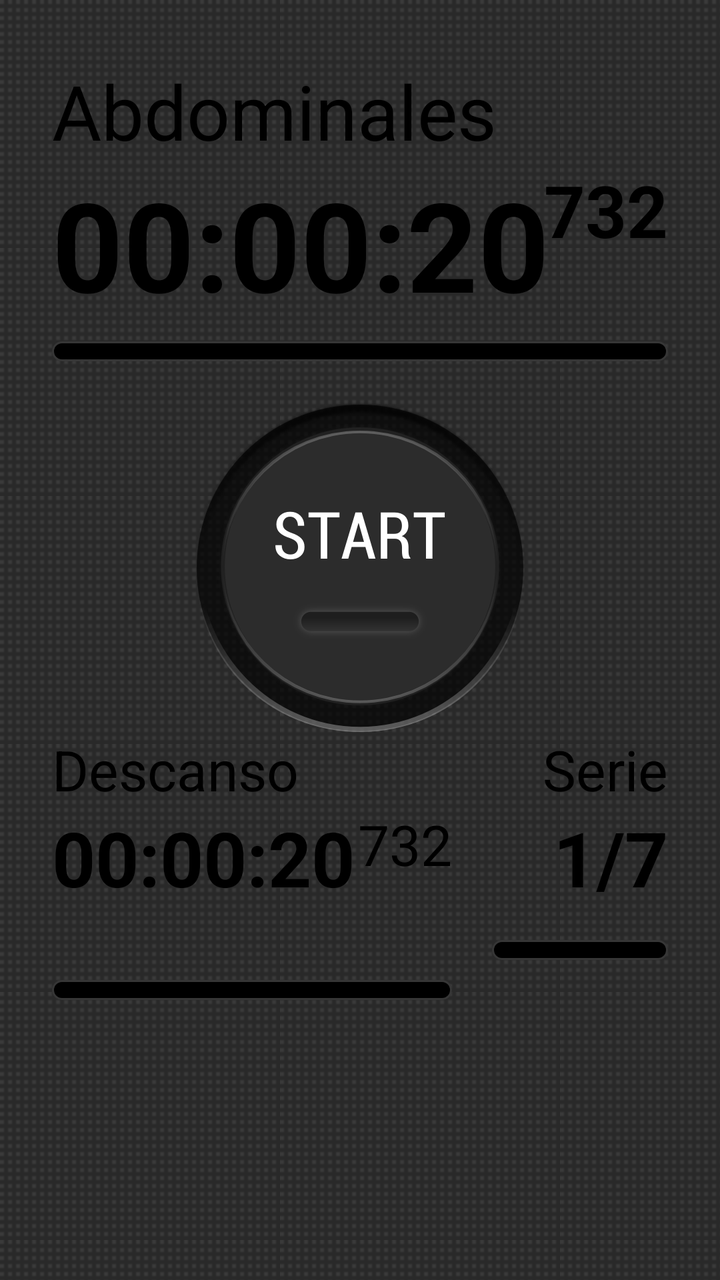
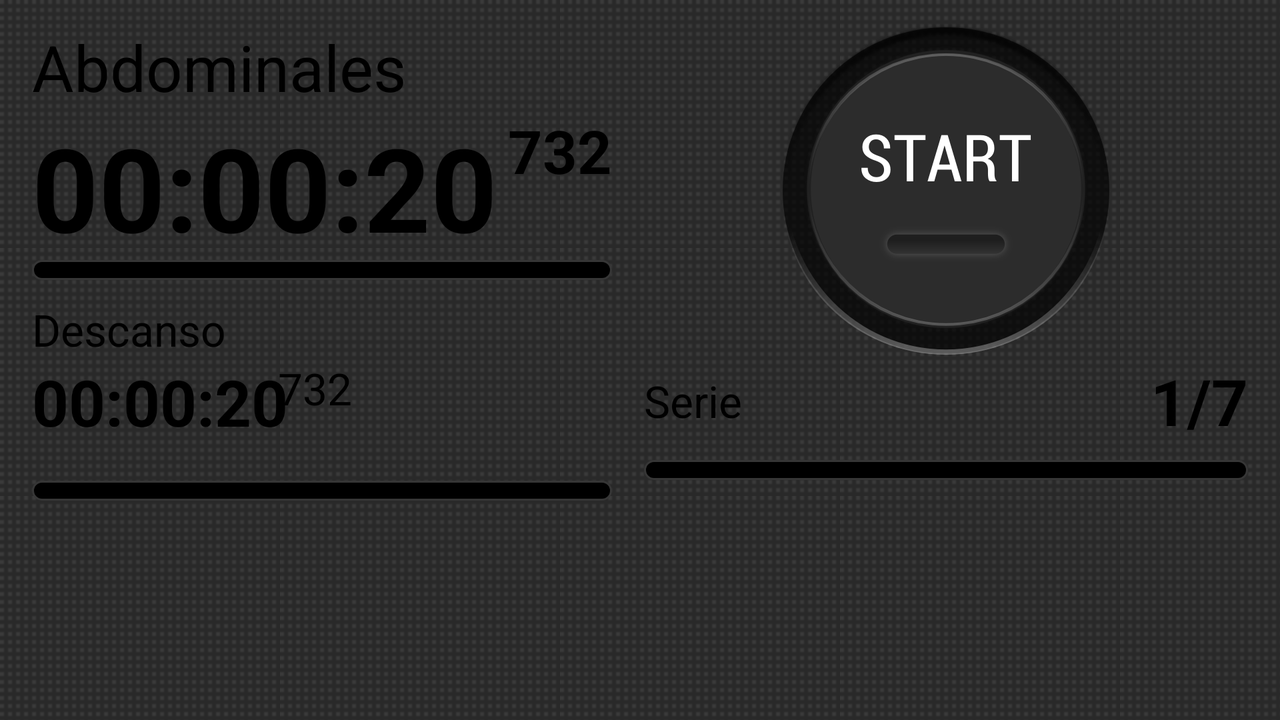

Two renders of one Android screen. The first uses the default layout on a phone; the second uses the alternative layout the repository ships for a different screen configuration, on a matching device. The two XML files are below.
<!-- AndroidManifest.xml: application theme Theme.Styled -->
<!-- res/layout/activity_main.xml -->
<RelativeLayout xmlns:android="http://schemas.android.com/apk/res/android"
    xmlns:tools="http://schemas.android.com/tools"
    android:layout_width="match_parent"
    android:layout_height="match_parent"
    android:paddingLeft="@dimen/activity_horizontal_margin"
    android:paddingRight="@dimen/activity_horizontal_margin"
    android:paddingTop="@dimen/activity_vertical_margin"
    android:paddingBottom="@dimen/activity_vertical_margin"
    tools:context=".MainActivity"
    android:background="@drawable/background_main">

    <TextView
        android:layout_width="wrap_content"
        android:layout_height="wrap_content"
        android:text="@string/text_seriesname"
        android:id="@+id/txtSeriesName"
        style="@style/Widget.texto"
        android:layout_marginBottom="0dp"
        android:ellipsize="end"
        android:singleLine="true"
        android:maxLines="1"/>

    <RelativeLayout
            android:layout_width="fill_parent"
            android:layout_height="@dimen/height_timer"
            android:layout_below="@+id/txtSeriesName"
            android:layout_alignLeft="@+id/txtSeriesName"
            android:layout_marginBottom="@dimen/margin_medium"
            android:id="@+id/relativeLayout">

        <TextView
                android:layout_width="wrap_content"
                android:layout_height="wrap_content"
                android:text="@string/text_seriestime"
                android:id="@+id/txtSerieTime"
                style="@style/Widget.textoGrande" />

        <TextView
                android:layout_width="wrap_content"
                android:layout_height="wrap_content"
                android:text="@string/text_seriesmilesima"
                android:id="@+id/txtSeriesMilesima"
                style="@style/Widget.textoMilesimas"
/>

        <ProgressBar
                style="@style/CustomProgressBar"
                android:layout_width="match_parent"
                android:layout_height="wrap_content"
                android:id="@+id/progressBarPrincipal"
                android:layout_alignParentLeft="true"/>

    </RelativeLayout>

    <FrameLayout
            android:layout_width="fill_parent"
            android:layout_height="wrap_content"
            android:id="@+id/layoutframe"
            android:layout_below="@+id/relativeLayout"
            android:layout_centerHorizontal="true">

        <ToggleButton
                android:layout_width="wrap_content"
                android:layout_height="wrap_content"
                android:text="New ToggleButton"
                android:id="@+id/btnPrincipal"
                android:layout_gravity="center"
                android:focusableInTouchMode="false"
                style="@style/principalbutton"/>
    </FrameLayout>

    <LinearLayout
            android:layout_width="fill_parent"
            android:layout_height="fill_parent"
            android:layout_below="@+id/layoutframe"
            android:layout_alignLeft="@+id/layoutframe">

        <LinearLayout
                android:orientation="vertical"
                android:layout_width="@dimen/ancho_tiempo_descanso"
                android:layout_height="fill_parent">

            <TextView
                    android:layout_width="wrap_content"
                    android:layout_height="wrap_content"
                    android:text="@string/text_descanso"
                    android:id="@+id/txtDescanso"
                    android:layout_gravity="left|center_vertical"
                    android:singleLine="false"
                    style="@style/Widget.textoDescanso"/>

            <RelativeLayout
                    android:layout_width="@dimen/width_descanso"
                    android:layout_height="wrap_content">

                <TextView
                        android:layout_width="wrap_content"
                        android:layout_height="wrap_content"
                        android:text="@string/text_seriestime"
                        android:id="@+id/txtDescansoTime"
                        style="@style/Widget.textoDescansoTiempo"/>

                <TextView
                        android:layout_width="wrap_content"
                        android:layout_height="wrap_content"
                        android:text="@string/text_seriesmilesima"
                        android:id="@+id/txtDescansoMilesimas"
                        android:layout_alignParentTop="false"
                        android:layout_alignParentRight="true"
                        style="@style/Widget.textoDescansoMilesimas"/>
            </RelativeLayout>

            <ProgressBar
                    style="@style/CustomProgressBar.morado"
                    android:layout_width="@dimen/width_descanso"
                    android:layout_height="wrap_content"
                    android:id="@+id/progressBar"/>

        </LinearLayout>

        <LinearLayout
                android:orientation="vertical"
                android:layout_width="fill_parent"
                android:layout_height="fill_parent">

            <TextView
                    android:layout_width="wrap_content"
                    android:layout_height="wrap_content"
                    android:text="@string/text_serie"
                    android:id="@+id/txtSerie"
                    android:layout_gravity="right|center_vertical"
                    style="@style/Widget.textoSeries"/>

            <TextView
                    android:layout_width="match_parent"
                    android:layout_height="wrap_content"
                    android:text="@string/text_serie_numero"
                    android:id="@+id/txtSerieNumero"
                    android:layout_gravity="right|center_vertical"
                    android:phoneNumber="false"
                    style="@style/Widget.textoSeriesNumero"
                    android:autoText="false"
                    android:longClickable="false"/>

            <ProgressBar
                    style="@style/CustomProgressBar.rojo"
                    android:layout_width="match_parent"
                    android:layout_height="wrap_content"
                    android:id="@+id/progressBar2"/>

        </LinearLayout>

    </LinearLayout>

</RelativeLayout>
<!-- resources referenced by this layout -->
<resources>
  <!-- from res/values-xxhdpi/ -->
  <dimen name="activity_horizontal_margin">26dp</dimen>
  <!-- from res/values-xxhdpi/ -->
  <dimen name="activity_vertical_margin">30dp</dimen>
  <!-- from res/values-xxhdpi/ -->
  <dimen name="ancho_tiempo_descanso">220dp</dimen>
  <!-- from res/values-xxhdpi/ -->
  <dimen name="height_timer">100dp</dimen>
  <!-- from res/values-xxhdpi/ -->
  <dimen name="margin_medium">20dp</dimen>
  <!-- from res/values-xxhdpi/ -->
  <dimen name="width_descanso">200dp</dimen>
  <string name="text_descanso">Descanso</string>
  <string name="text_serie">Serie</string>
  <string name="text_serie_numero">1/7</string>
  <string name="text_seriesmilesima">732</string>
  <string name="text_seriesname">Abdominales</string>
  <string name="text_seriestime">00:00:20</string>
  <style name="CustomProgressBar.morado" parent="CustomProgressBar">
          <item name="android:progressDrawable">@drawable/progress_bar_descanso</item>
      </style>
  <style name="CustomProgressBar.rojo" parent="CustomProgressBar">
          <item name="android:progressDrawable">@drawable/progress_bar_serie</item>
      </style>
  <style name="Widget.texto">
          <item name="android:textSize">@dimen/ic_big</item>
          <item name="android:layout_marginBottom">@dimen/margin_medium</item>
          <item name="android:color">@color/blanco</item>
      </style>
  <style name="Widget.textoDescanso" parent="Widget.texto">
          <item name="android:textSize">@dimen/ic_small</item>
          <item name="android:layout_marginBottom">@dimen/margin_minimun</item>
      </style>
  <style name="Widget.textoDescansoMilesimas">
          <item name="android:layout_alignParentTop">true</item>
          <item name="android:layout_alignParentRight">true</item>
          <item name="android:textSize">@dimen/ic_small</item>
      </style>
  <style name="Widget.textoDescansoTiempo" parent="Widget.textoGrande">
          <item name="android:textSize">@dimen/ic_big</item>
      </style>
  <style name="Widget.textoMilesimas" parent="Widget.textoGrande">
          <item name="android:gravity">right|top</item>
          <item name="android:textSize">@dimen/ic_medium</item>
          <item name="android:layout_alignParentRight">true</item>
      </style>
  <style name="Widget.textoSeries" parent="Widget.texto">
          <item name="android:textSize">@dimen/ic_small</item>
          <item name="android:layout_marginBottom">@dimen/margin_minimun</item>
      </style>
  <style name="Widget.textoSeriesNumero" parent="Widget.textoDescansoTiempo">
          <item name="android:layout_marginBottom">@dimen/margin_minimun</item>
          <item name="android:gravity">bottom|right</item>
      </style>
  <style name="principalbutton">
          <item name="android:background">@drawable/button_principal</item>
          <item name="android:textOn" />
          <item name="android:textOff" />
      </style>
  <!-- from res/values-xxhdpi/ -->
  <dimen name="margin_small">16dp</dimen>
  <!-- from res/values-xxhdpi/ -->
  <dimen name="ic_big">38dp</dimen>
  <color name="blanco">#fff</color>
  <!-- from res/values-xxhdpi/ -->
  <dimen name="ic_small">28dp</dimen>
  <!-- from res/values-xxhdpi/ -->
  <dimen name="margin_minimun">0dp</dimen>
  <!-- from res/values-xxhdpi/ -->
  <dimen name="ic_big_xxl">62dp</dimen>
  <!-- from res/values-xxhdpi/ -->
  <dimen name="ic_medium">36dp</dimen>
  <style name="Widget.Styled.ActionBar" parent="Widget.Sherlock.ActionBar.Solid">
          <item name="background">@drawable/ic_action_bg</item>
          <item name="android:background">@drawable/ic_action_bg</item>
          <item name="android:typeface">serif</item>
      </style>
  <color name="gris_75">#363636</color>
  <color name="negro">#000</color>
  <color name="verde">#99cc00</color>
  <color name="morado">#67004d</color>
  <color name="rojo_claro">#e84433</color>
</resources>
<!-- res/layout-land/activity_main.xml (the repository's variant of the layout above) -->
<!-- drawn on the phone turned sideways -->
<RelativeLayout xmlns:android="http://schemas.android.com/apk/res/android"
    xmlns:tools="http://schemas.android.com/tools"
    android:layout_width="match_parent"
    android:layout_height="match_parent"
    android:paddingLeft="@dimen/activity_horizontal_margin"
    android:paddingRight="@dimen/activity_horizontal_margin"
    android:paddingTop="@dimen/activity_vertical_margin"
    android:paddingBottom="@dimen/activity_vertical_margin"
    tools:context=".MainActivity"
    android:background="@drawable/background_main">

    <TextView
        android:layout_width="wrap_content"
        android:layout_height="wrap_content"
        android:text="@string/text_seriesname"
        android:id="@+id/txtSeriesName"
        style="@style/Widget.texto"
        android:layout_marginBottom="0dp"/>

    <RelativeLayout
            android:layout_width="@dimen/ancho_layout_serie"
            android:layout_height="@dimen/height_timer"
            android:layout_below="@+id/txtSeriesName"
            android:layout_alignLeft="@+id/txtSeriesName"
            android:layout_marginBottom="@dimen/margin_medium"
            android:id="@+id/relativeLayout">

        <TextView
                android:layout_width="wrap_content"
                android:layout_height="wrap_content"
                android:text="@string/text_seriestime"
                android:id="@+id/txtSerieTime"
                style="@style/Widget.textoGrande" />

        <TextView
                android:layout_width="wrap_content"
                android:layout_height="wrap_content"
                android:text="@string/text_seriesmilesima"
                android:id="@+id/txtSeriesMilesima"
                style="@style/Widget.textoMilesimas"
/>

        <ProgressBar
                style="@style/CustomProgressBar"
                android:layout_width="match_parent"
                android:layout_height="wrap_content"
                android:id="@+id/progressBarPrincipal"
                android:layout_alignParentLeft="true"/>

    </RelativeLayout>

    <FrameLayout
            android:layout_width="fill_parent"
            android:layout_height="wrap_content"
            android:id="@+id/layoutframe"
            android:layout_centerHorizontal="true"
            android:paddingLeft="@dimen/activity_horizontal_margin"
            android:layout_toRightOf="@+id/relativeLayout">

        <ToggleButton
                android:layout_width="wrap_content"
                android:layout_height="wrap_content"
                android:text="New ToggleButton"
                android:id="@+id/btnPrincipal"
                android:layout_gravity="center"
                android:focusableInTouchMode="false"
                style="@style/principalbutton"/>
    </FrameLayout>

    <LinearLayout
            android:layout_width="fill_parent"
            android:layout_height="fill_parent"
            android:layout_below="@+id/relativeLayout"
            android:layout_alignLeft="@+id/relativeLayout">

        <LinearLayout
                android:orientation="vertical"
                android:layout_width="@dimen/ancho_layout_serie"
                android:layout_height="wrap_content">

            <TextView
                    android:layout_width="wrap_content"
                    android:layout_height="wrap_content"
                    android:text="@string/text_descanso"
                    android:id="@+id/txtDescanso"
                    android:layout_gravity="left|center_vertical"
                    android:singleLine="false"
                    style="@style/Widget.textoDescanso"/>

            <RelativeLayout
                    android:layout_width="@dimen/width_descanso"
                    android:layout_height="wrap_content">

                <TextView
                        android:layout_width="wrap_content"
                        android:layout_height="wrap_content"
                        android:text="@string/text_seriestime"
                        android:id="@+id/txtDescansoTime"
                        style="@style/Widget.textoDescansoTiempo"/>

                <TextView
                        android:layout_width="wrap_content"
                        android:layout_height="wrap_content"
                        android:text="@string/text_seriesmilesima"
                        android:id="@+id/txtDescansoMilesimas"
                        android:layout_alignParentTop="false"
                        android:layout_alignParentRight="true"
                        style="@style/Widget.textoDescansoMilesimas"/>
            </RelativeLayout>

            <ProgressBar
                    style="@style/CustomProgressBar.morado"
                    android:layout_width="@dimen/ancho_layout_serie"
                    android:layout_height="wrap_content"
                    android:id="@+id/progressBar"/>

        </LinearLayout>

        <LinearLayout
                android:orientation="vertical"
                android:layout_width="fill_parent"
                android:layout_height="wrap_content"
                android:paddingLeft="@dimen/activity_horizontal_margin"
                android:baselineAligned="false"
                android:layout_marginTop="@dimen/margin_n_series">

            <LinearLayout
                    android:layout_width="match_parent"
                    android:layout_height="wrap_content">

                <TextView
                        android:layout_width="wrap_content"
                        android:layout_height="wrap_content"
                        android:text="@string/text_serie"
                        android:id="@+id/txtSerie"
                        android:layout_gravity="right|center_vertical"
                        style="@style/Widget.textoSeries"/>

                <TextView
                        android:layout_width="match_parent"
                        android:layout_height="wrap_content"
                        android:text="@string/text_serie_numero"
                        android:id="@+id/txtSerieNumero"
                        android:layout_gravity="right|center_vertical"
                        android:phoneNumber="false"
                        style="@style/Widget.textoSeriesNumero"
                        android:autoText="false"
                        android:longClickable="false"/>
            </LinearLayout>

            <ProgressBar
                    style="@style/CustomProgressBar.rojo"
                    android:layout_width="match_parent"
                    android:layout_height="wrap_content"
                    android:id="@+id/progressBar2"/>

        </LinearLayout>

    </LinearLayout>

</RelativeLayout>
<!-- resources referenced by the variant -->
<!-- as the phone turned sideways resolves them -->
<resources>
  <!-- from res/values-land/ -->
  <dimen name="activity_horizontal_margin">16dp</dimen>
  <!-- from res/values-land/ -->
  <dimen name="activity_vertical_margin">12dp</dimen>
  <!-- from res/values-land/ -->
  <dimen name="ancho_layout_serie">290dp</dimen>
  <!-- from res/values-land/ -->
  <dimen name="height_timer">85dp</dimen>
  <!-- from res/values-land/ -->
  <dimen name="margin_medium">10dp</dimen>
  <!-- from res/values-land/ -->
  <dimen name="margin_n_series">29dp</dimen>
  <!-- from res/values-land/ -->
  <dimen name="width_descanso">160dp</dimen>
  <string name="text_descanso">Descanso</string>
  <string name="text_serie">Serie</string>
  <string name="text_serie_numero">1/7</string>
  <string name="text_seriesmilesima">732</string>
  <string name="text_seriesname">Abdominales</string>
  <string name="text_seriestime">00:00:20</string>
  <style name="CustomProgressBar.morado" parent="CustomProgressBar">
          <item name="android:progressDrawable">@drawable/progress_bar_descanso</item>
      </style>
  <style name="CustomProgressBar.rojo" parent="CustomProgressBar">
          <item name="android:progressDrawable">@drawable/progress_bar_serie</item>
      </style>
  <style name="Widget.texto">
          <item name="android:textSize">@dimen/ic_big</item>
          <item name="android:layout_marginBottom">@dimen/margin_medium</item>
          <item name="android:color">@color/blanco</item>
      </style>
  <style name="Widget.textoDescanso" parent="Widget.texto">
          <item name="android:textSize">@dimen/ic_small</item>
          <item name="android:layout_marginBottom">@dimen/margin_minimun</item>
      </style>
  <style name="Widget.textoDescansoMilesimas">
          <item name="android:layout_alignParentTop">true</item>
          <item name="android:layout_alignParentRight">true</item>
          <item name="android:textSize">@dimen/ic_small</item>
      </style>
  <style name="Widget.textoDescansoTiempo" parent="Widget.textoGrande">
          <item name="android:textSize">@dimen/ic_big</item>
      </style>
  <style name="Widget.textoMilesimas" parent="Widget.textoGrande">
          <item name="android:gravity">right|top</item>
          <item name="android:textSize">@dimen/ic_medium</item>
          <item name="android:layout_alignParentRight">true</item>
      </style>
  <style name="Widget.textoSeries" parent="Widget.texto">
          <item name="android:textSize">@dimen/ic_small</item>
          <item name="android:layout_marginBottom">@dimen/margin_minimun</item>
      </style>
  <style name="Widget.textoSeriesNumero" parent="Widget.textoDescansoTiempo">
          <item name="android:layout_marginBottom">@dimen/margin_minimun</item>
          <item name="android:gravity">bottom|right</item>
      </style>
  <style name="principalbutton">
          <item name="android:background">@drawable/button_principal</item>
          <item name="android:textOn" />
          <item name="android:textOff" />
      </style>
  <!-- from res/values-land/ -->
  <dimen name="margin_small">8dp</dimen>
  <!-- from res/values-land/ -->
  <dimen name="ic_big">32dp</dimen>
  <color name="blanco">#fff</color>
  <!-- from res/values-land/ -->
  <dimen name="ic_small">22dp</dimen>
  <!-- from res/values-land/ -->
  <dimen name="margin_minimun">0dp</dimen>
  <!-- from res/values-land/ -->
  <dimen name="ic_big_xxl">58dp</dimen>
  <!-- from res/values-land/ -->
  <dimen name="ic_medium">30dp</dimen>
  <style name="Widget.Styled.ActionBar" parent="Widget.Sherlock.ActionBar.Solid">
          <item name="background">@drawable/ic_action_bg</item>
          <item name="android:background">@drawable/ic_action_bg</item>
          <item name="android:typeface">serif</item>
      </style>
  <color name="gris_75">#363636</color>
  <color name="negro">#000</color>
  <color name="verde">#99cc00</color>
  <color name="morado">#67004d</color>
  <color name="rojo_claro">#e84433</color>
</resources>
